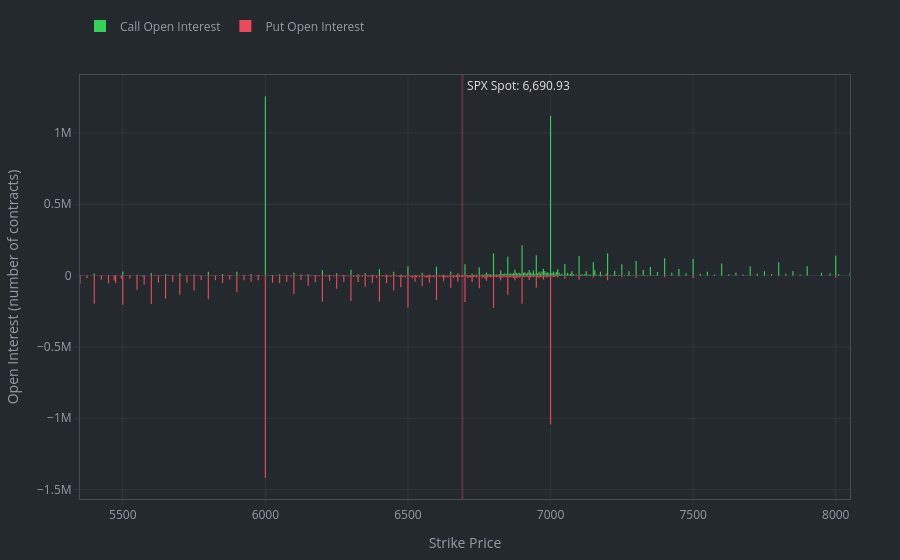

Notebook code for this chart:
### Markdown cell above
### Plot Open Interest by Calls and Puts

### Code cell
fig = go.Figure()

fig.add_trace(
    go.Bar(
        x=strikes,
        y=df_options_by_strike_price["call_open_interest"],
        name="Call Open Interest",
        marker=dict(
            color=colour_map["increasing"],
            line=dict(width=0),
        ),
    )
)

fig.add_trace(
    go.Bar(
        x=strikes,
        y=-1 * df_options_by_strike_price["put_open_interest"],
        name="Put Open Interest",
        marker=dict(
            color=colour_map["decreasing"],
            line=dict(width=0),
        ),
    )
)

# Plot the spot price.
fig.add_vline(
    x=spot_price,
    line=dict(color=COLOURS["red"][4], width=2),
    annotation_text=f" {index} Spot: {spot_price:,.2f}",  # space for position
    annotation_position="top right",
)

fig.update_layout(
    xaxis=dict(
        title="Strike Price",
        range=[from_strike, to_strike],
    ),
    yaxis=dict(title="Open Interest (number of contracts)"),
    # Put calls above the x-axis and puts below.
    barmode="relative",
)

fig.show()

### Figure 1 — Plotly figure (JSON) as saved in the notebook; plotly's stock layout.template omitted (floating-point values rounded to 4 significant figures; data arrays with more than 128 entries replaced by an {"elided": "..."} marker saying what was removed)
{"data": [{"marker": {"color": "#34d058", "line": {"width": 0}}, "name": "Call Open Interest", "type": "bar", "x": {"elided": "693 float values"}, "y": {"elided": "693 float values"}}, {"marker": {"color": "#ea4a5a", "line": {"width": 0}}, "name": "Put Open Interest", "type": "bar", "x": {"elided": "693 float values"}, "y": {"elided": "693 float values"}}], "layout": {"annotations": [{"showarrow": false, "text": " SPX Spot: 6,690.93", "x": 6691.0, "xanchor": "left", "xref": "x", "y": 1, "yanchor": "top", "yref": "y domain"}], "barmode": "relative", "shapes": [{"line": {"color": "#ea4a5a", "width": 2}, "type": "line", "x0": 6691.0, "x1": 6691.0, "xref": "x", "y0": 0, "y1": 1, "yref": "y domain"}], "xaxis": {"range": [5350, 8050], "title": {"text": "Strike Price"}}, "yaxis": {"title": {"text": "Open Interest (number of contracts)"}}}}
